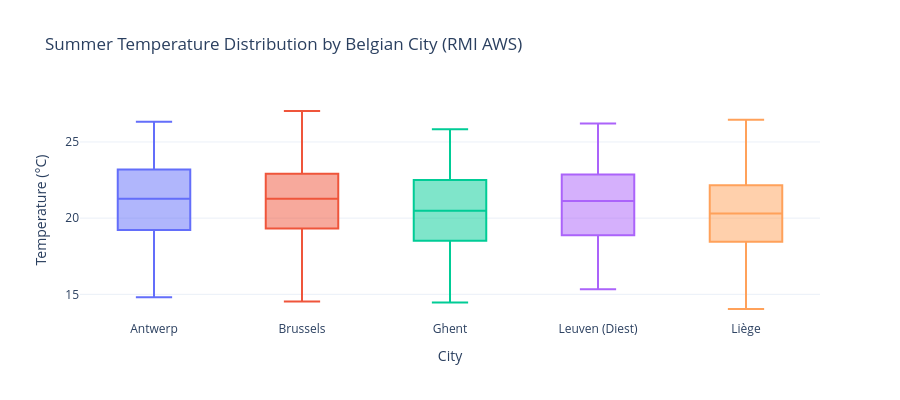

Here is the notebook cell this chart was saved with:
### Code cell
# ── Visual 3: City temperature distributions — inter-city comparison ──────────
fig_city_box = px.box(
    rmi_q3, x='city', y='value', color='city',
    labels={'value': 'Temperature (°C)', 'city': 'City'},
    title='Summer Temperature Distribution by Belgian City (RMI AWS)',
    template='plotly_white', height=400
)
fig_city_box.update_layout(showlegend=False)
fig_city_box.show()

### Figure 1 — Plotly figure (JSON) as saved in the notebook; plotly's stock layout.template omitted (floating-point values rounded to 4 significant figures; data arrays with more than 128 entries replaced by an {"elided": "..."} marker saying what was removed)
{"data": [{"alignmentgroup": "True", "hovertemplate": "City=%{x}<br>Temperature (°C)=%{y}<extra></extra>", "legendgroup": "Antwerp", "marker": {"color": "#636efa"}, "name": "Antwerp", "notched": false, "offsetgroup": "Antwerp", "orientation": "v", "showlegend": true, "type": "box", "x": {"elided": "276 str values"}, "x0": " ", "xaxis": "x", "y": {"elided": "276 float values"}, "y0": " ", "yaxis": "y"}, {"alignmentgroup": "True", "hovertemplate": "City=%{x}<br>Temperature (°C)=%{y}<extra></extra>", "legendgroup": "Brussels", "marker": {"color": "#EF553B"}, "name": "Brussels", "notched": false, "offsetgroup": "Brussels", "orientation": "v", "showlegend": true, "type": "box", "x": {"elided": "276 str values"}, "x0": " ", "xaxis": "x", "y": {"elided": "276 float values"}, "y0": " ", "yaxis": "y"}, {"alignmentgroup": "True", "hovertemplate": "City=%{x}<br>Temperature (°C)=%{y}<extra></extra>", "legendgroup": "Ghent", "marker": {"color": "#00cc96"}, "name": "Ghent", "notched": false, "offsetgroup": "Ghent", "orientation": "v", "showlegend": true, "type": "box", "x": {"elided": "276 str values"}, "x0": " ", "xaxis": "x", "y": {"elided": "276 float values"}, "y0": " ", "yaxis": "y"}, {"alignmentgroup": "True", "hovertemplate": "City=%{x}<br>Temperature (°C)=%{y}<extra></extra>", "legendgroup": "Leuven (Diest)", "marker": {"color": "#ab63fa"}, "name": "Leuven (Diest)", "notched": false, "offsetgroup": "Leuven (Diest)", "orientation": "v", "showlegend": true, "type": "box", "x": {"elided": "276 str values"}, "x0": " ", "xaxis": "x", "y": {"elided": "276 float values"}, "y0": " ", "yaxis": "y"}, {"alignmentgroup": "True", "hovertemplate": "City=%{x}<br>Temperature (°C)=%{y}<extra></extra>", "legendgroup": "Liège", "marker": {"color": "#FFA15A"}, "name": "Liège", "notched": false, "offsetgroup": "Liège", "orientation": "v", "showlegend": true, "type": "box", "x": {"elided": "276 str values"}, "x0": " ", "xaxis": "x", "y": {"elided": "276 float values"}, "y0": " ", "yaxis": "y"}], "layout": {"boxmode": "overlay", "height": 400, "legend": {"title": {"text": "City"}, "tracegroupgap": 0}, "showlegend": false, "title": {"text": "Summer Temperature Distribution by Belgian City (RMI AWS)"}, "xaxis": {"anchor": "y", "categoryarray": ["Antwerp", "Brussels", "Ghent", "Leuven (Diest)", "Liège"], "categoryorder": "array", "domain": [0, 1], "title": {"text": "City"}}, "yaxis": {"anchor": "x", "domain": [0, 1], "title": {"text": "Temperature (°C)"}}}}
